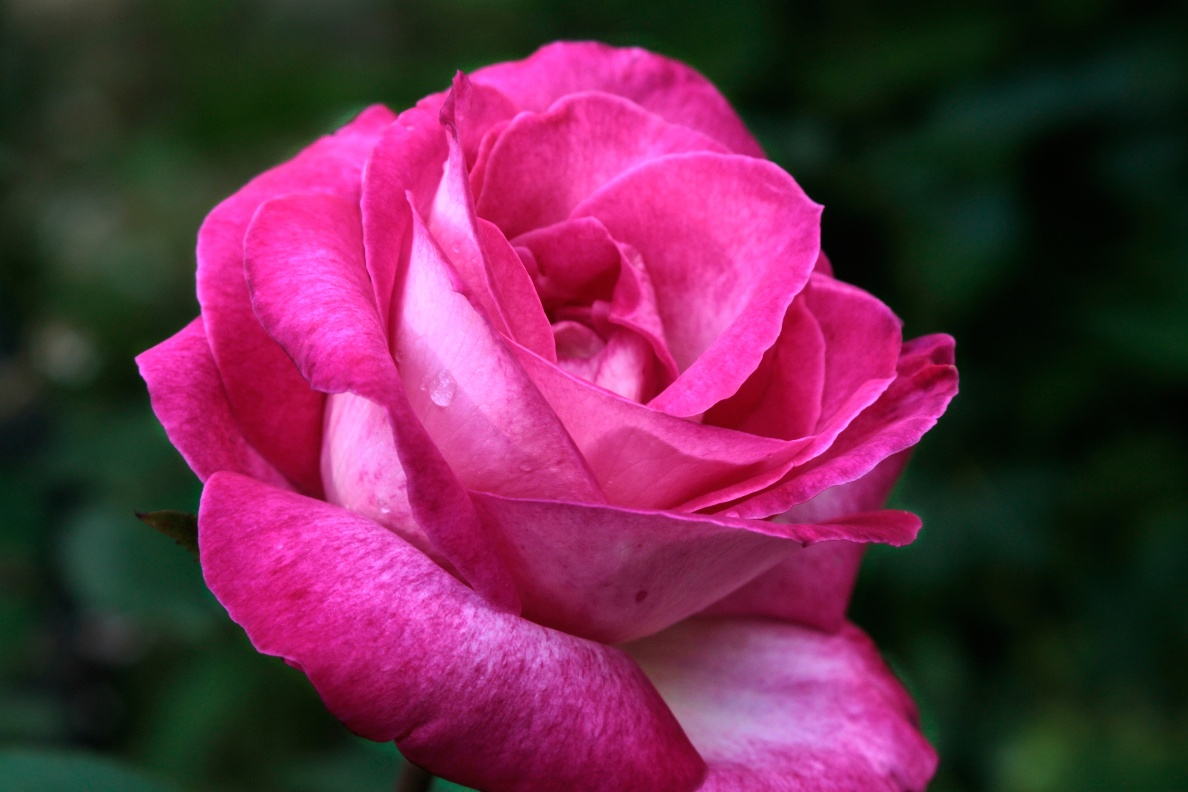
#> input picture L01_OpenCV/HW2/data/rose.png, 1188 x 792 px
$ python HW2-3.py
#> lines starting #> are read from the running program, lines starting #| are printed output that depends on the picture
import cv2
import matplotlib.pyplot as plt

# 이미지 불러오기
image = cv2.imread('./data/rose.png')
#> image is the input picture: shape (792, 1188, 3); mean B, G, R 74.2, 43.7, 103.8
rows, cols = image.shape[:2]
#> rows = 792; cols = 1188

# 회전 변환 행렬 생성 (중심 기준, 45도 회전, 1.5배 확대)
rotation_matrix = cv2.getRotationMatrix2D((cols/2, rows/2), 45, 1.5)

# 이미지 회전 및 확대 (선형 보간 적용)
rotated_scaled_image = cv2.warpAffine(image, rotation_matrix, (int(cols*1.5), int(rows*1.5)), flags=cv2.INTER_LINEAR)
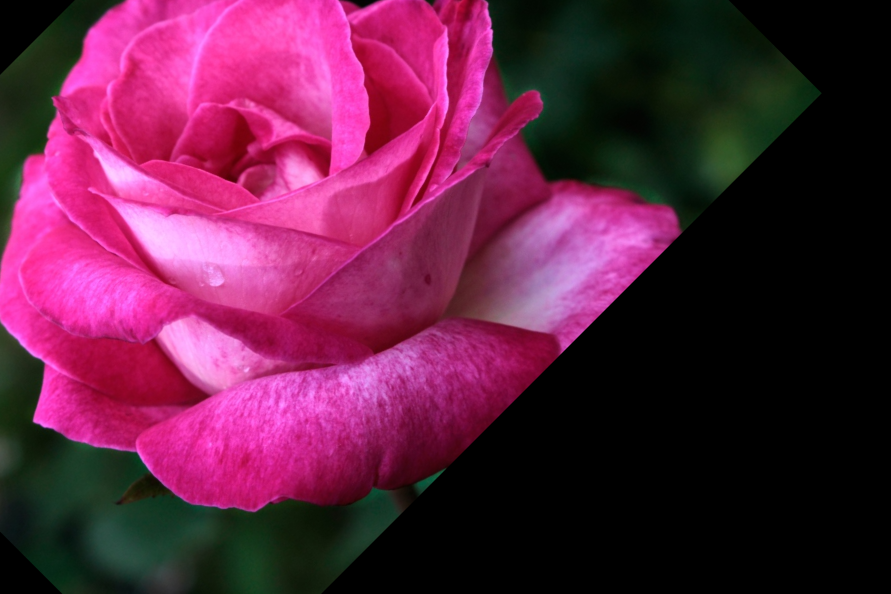
#> rotated_scaled_image: shape (1188, 1782, 3) (shown at 1/2 size); mean B, G, R 66.7, 32.1, 95.8

# 결과 시각화
plt.figure(figsize=(15, 8))

plt.subplot(1, 2, 1)
plt.title('Original Image')
plt.imshow(cv2.cvtColor(image, cv2.COLOR_BGR2RGB))
plt.axis('off')

plt.subplot(1, 2, 2)
plt.title('Rotated & Scaled Image')
plt.imshow(cv2.cvtColor(rotated_scaled_image, cv2.COLOR_BGR2RGB))
plt.axis('off')

plt.tight_layout()
plt.show()
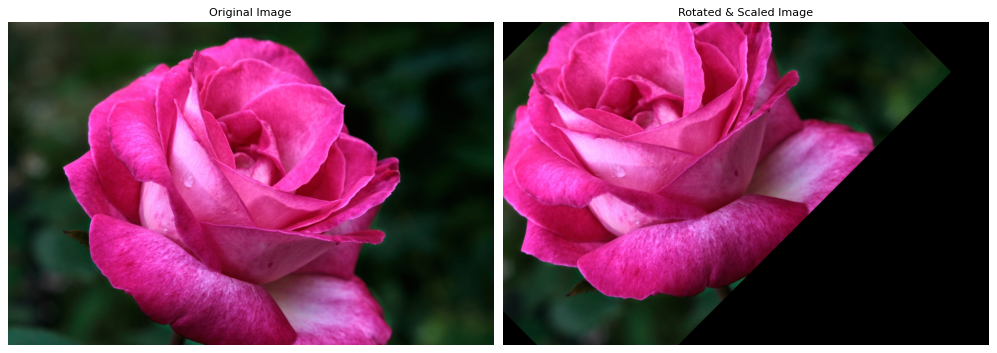
#> figure drawn by matplotlib, 2 panels

$ run again, with L01_OpenCV/HW2/data/tree.png copied over L01_OpenCV/HW2/data/rose.png
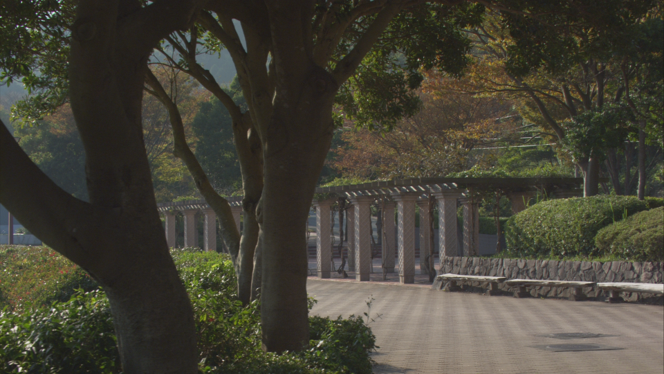
#> input picture L01_OpenCV/HW2/data/tree.png, 664 x 374 px
#> image is the input picture: shape (374, 664, 3); mean B, G, R 55.1, 66.8, 69.5
#> `rotated_scaled_image = cv2.warpAffine(image, rotation_matrix, (int(col..`:
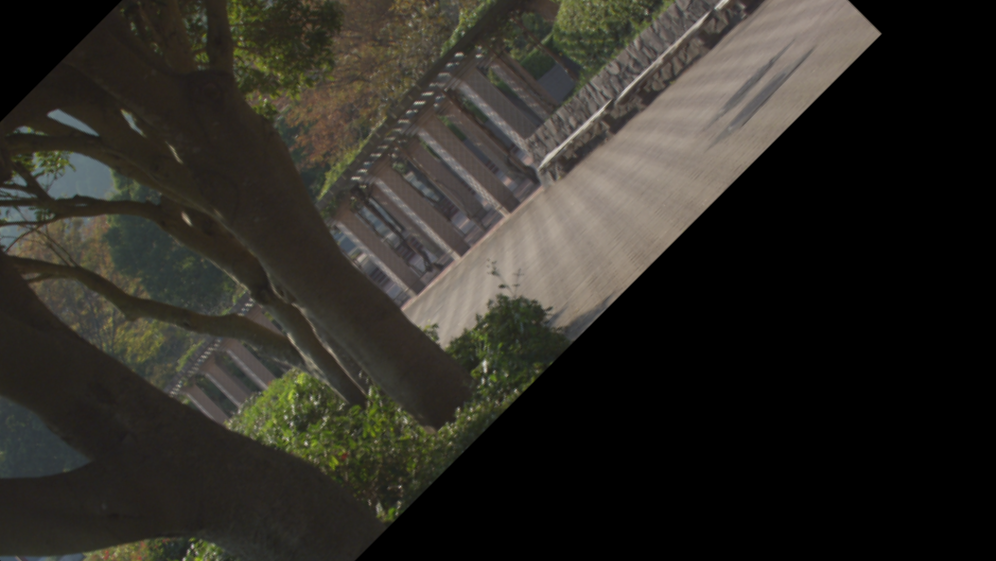
#> rotated_scaled_image: shape (561, 996, 3); mean B, G, R 37.7, 43.8, 46.1
#> `plt.show()`:
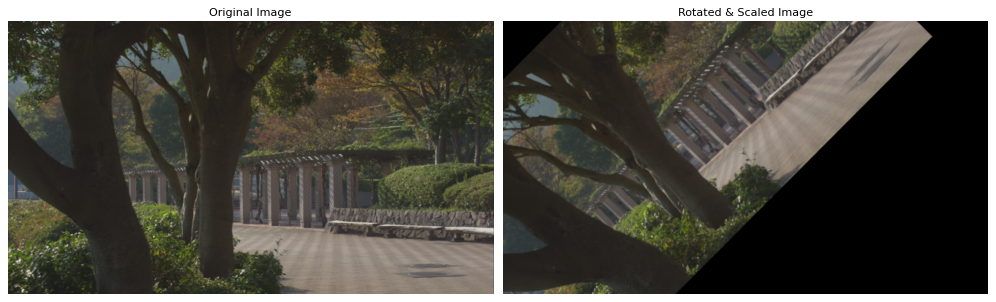
#> figure drawn by matplotlib, 2 panels
